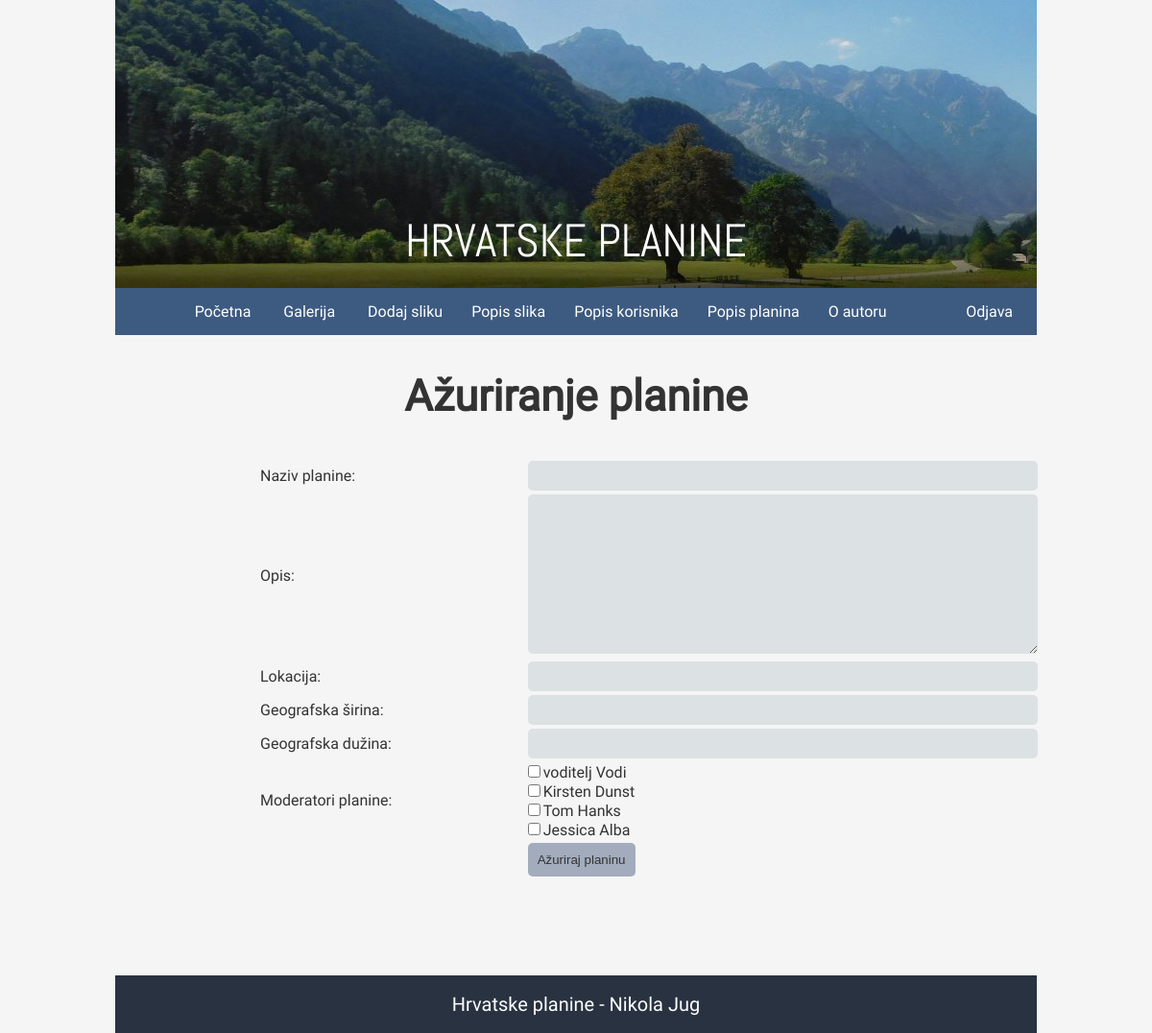
/azuriraj_planinu.php (signed in), run on the app's committed database.
### tables this page shows
CREATE TABLE IF NOT EXISTS `moderator` (
  `korisnik_id` INT NOT NULL,
  `planina_id` INT NOT NULL,
  PRIMARY KEY (`korisnik_id`, `planina_id`),
  INDEX `fk_korisnik_has_planina_planina1_idx` (`planina_id` ASC) ,
  INDEX `fk_korisnik_has_planina_korisnik1_idx` (`korisnik_id` ASC) ,
  CONSTRAINT `fk_korisnik_has_planina_korisnik1`
    FOREIGN KEY (`korisnik_id`)
    REFERENCES `korisnik` (`korisnik_id`)
    ON DELETE NO ACTION
    ON UPDATE NO ACTION,
  CONSTRAINT `fk_korisnik_has_planina_planina1`
    FOREIGN KEY (`planina_id`)
    REFERENCES `planina` (`planina_id`)
    ON DELETE NO ACTION
    ON UPDATE NO ACTION);

CREATE TABLE IF NOT EXISTS `korisnik` (
  `korisnik_id` INT NOT NULL AUTO_INCREMENT,
  `tip_korisnika_id` INT NOT NULL,
  `korisnicko_ime` VARCHAR(50) NOT NULL,
  `lozinka` VARCHAR(50) NOT NULL,
  `ime` VARCHAR(50) NOT NULL,
  `prezime` VARCHAR(50) NOT NULL,
  `email` VARCHAR(100) NOT NULL,
  `blokiran` INT(1) NOT NULL,
  `slika` TEXT NULL,
  PRIMARY KEY (`korisnik_id`),
  INDEX `fk_korisnik_tip_korisnika_idx` (`tip_korisnika_id` ASC),
  CONSTRAINT `fk_korisnik_tip_korisnika`
    FOREIGN KEY (`tip_korisnika_id`)
    REFERENCES `tip_korisnika` (`tip_korisnika_id`)
    ON DELETE CASCADE
    ON UPDATE CASCADE);

### public/baza.php (called while the page is built, shortened)
<?php
function izvrsiUpit($veza, $upit){
	$rezultat = mysqli_query($veza,$upit);
	return $rezultat;
}
?>

### public/azuriraj_planinu.php (the view, shortened to what this page needs)
<?php
include_once("baza.php");
$veza = spojiSeNaBazu();
if (isset($_GET['id'])) {
    $id_planine = $_GET['id'];
} else {
    $id_planine = $_POST['id-planina'];
}
$upit_svi_moderatori = "SELECT DISTINCT korisnik_id, ime, prezime FROM `korisnik`
WHERE tip_korisnika_id = 1";
$svi_moderatori = izvrsiUpit($veza, $upit_svi_moderatori);
?>
<!DOCTYPE html>
<html lang="hr">
    <head>
        <link rel="stylesheet" type="text/css" href="stil.css">
    </head>
    <body>
        <?php
        include_once("navigacija.php");
        ?>
        <section id="main">
            <h1>Ažuriranje planine</h1>
            <table class="tablica-dodaj">
                <tbody>
                <form id=azuriraj-planinu name=azuriraj-planinu method="POST" action="<?= $_SERVER['PHP_SELF'];?>">
                <tr>
                    <td><label for="naziv-planine">Naziv planine:</label></td>
                    <td><input type="text" name="naziv-planine" class="galerija-filtracija dodaj-azuriraj" value="<?=$naziv?>"></td>
                </tr>
                <tr>
                    <td><label for="opis">Opis:</label></td>
                    <td><textarea name="opis" cols=60 rows=10 class="galerija-filtracija dodaj-azuriraj" required><?=$opis?></textarea></td>
                </tr>
                <tr>
                    <td><label for="lokacija">Lokacija:</label></td>
                    <td><input type="text" name="lokacija" class="galerija-filtracija dodaj-azuriraj" required value="<?=$lokacija?>"></td>
                </tr>
                <tr>
                    <td><label for="geo-sirina">Geografska širina:</label></td>
                    <td><input type="text" name="geo-sirina" class="galerija-filtracija dodaj-azuriraj" value="<?=$geo_sirina?>" required></td>
                </tr>
                    <td><label for="geo-duzina">Geografska dužina:</label></td>
                    <td><input type="text" name="geo-duzina" class="galerija-filtracija dodaj-azuriraj" required value="<?=$geo_duzina?>"></td>
                <tr>
                    <td><label for="moderatori[]">Moderatori planine:</label></td>
                    <td>
                    <?php
                    while ($red = mysqli_fetch_array($svi_moderatori)) {
                        $moderator_id = $red['korisnik_id'];
                        $ime_prezime = $red['ime'] . " " . $red['prezime'];
                        $upit_moderatori_planine = "SELECT planina_id FROM moderator WHERE korisnik_id = '{$moderator_id}'";
                        $rezultat_moderator_planine = izvrsiUpit($veza, $upit_moderatori_planine);
                        echo "<input type='checkbox' style='margin-left: 10em' name='moderatori[]' value='{$moderator_id}'";
                        while ($moderatori_planine = mysqli_fetch_array($rezultat_moderator_planine)) {
                                if ($planina_id == $moderatori_planine['planina_id']) {
                                    echo "checked";
                                }
                            }
                        echo ">{$ime_prezime}<br>";
                        }
                    ?>
                    </td>
                </tr>
                <tr>
                    <td><input type="hidden" name="id-planina" class="galerija-filtracija dodaj-azuriraj" value="<?=$id_planine?>"></td>
                    <td><input type="submit" name="azuriraj-planinu-submit" style="margin-left: 10em" class="gumb" id="azuriraj-planinu-submit" value="Ažuriraj planinu"></td>
                </tr>
                </form>
                </tbody>
            </table>
        </section>
        <?php include_once("podnozje.php");
        ?>
    </body>
</html>

### public/stil.css (style rules this page uses)
body { width: 60%; min-width: 750px; margin: 0 auto; background-color: #f5f5f5; font-family: 'Roboto', sans-serif; color: #333; }
#main { min-height: calc(100vh - 349px - 180px); }
.galerija-filtracija { background-color: #DCE1E3; padding: 8px; border: none; border-radius: 5px; }
.dodaj-azuriraj { width: 80%; margin-left: 10em; }
textarea { font-family: Roboto; resize: vertical; min-height: 100px; max-height: 500px; }
.tablica-dodaj { margin-left: 15%; }
.tablica-dodaj > tbody > tr:nth-child(even) { background-color: #f5f5f5; }
h1 { text-align: center; font-size: 45px; }
.gumb { border:none; border-radius: 5px; background-color: #a2acbd; color: #333; padding: 10px; }
table { font-size: 16px; }
tbody > tr:nth-child(even) { background-color: #DCE1E3; }
td { padding-left: 5px; }
@media (max-width: 1600px) { body { width: 80%; } }

### data on the page
korisnik: ime_prezime "voditelj Vodi"
korisnik: ime_prezime "Kirsten Dunst"
korisnik: ime_prezime "Tom Hanks"
korisnik: ime_prezime "Jessica Alba"
